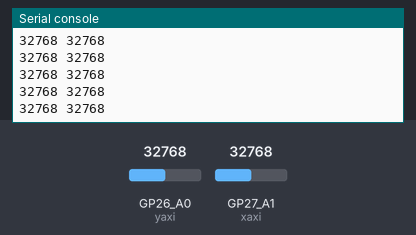
Simulated run of this program. Board: Raspberry Pi Pico running CircuitPython. On the bench: the last lines printed to the serial console. Inputs (shaded band) come from the test bench; at power-on: GP26_A0 (yaxi) = 32768, GP27_A1 (xaxi) = 32768 (analog values on the 0–65535 scale).

Above: at 1.2 s.
1.3 s: GP26_A0 (yaxi) set to 45874
At 2.0 s:
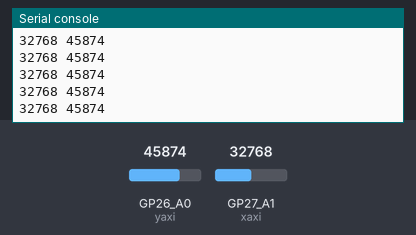
2.8 s: GP27_A1 (xaxi) set to 45874
At 3.8 s:
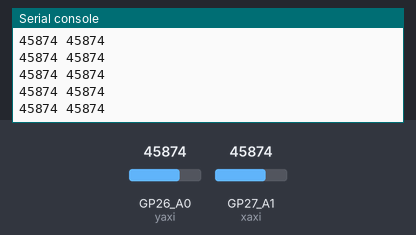
4.3 s: GP26_A0 (yaxi) set to 57670
At 4.8 s:
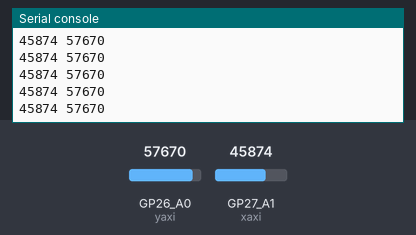
5.8 s: GP27_A1 (xaxi) set to 57670
At 6.4 s:
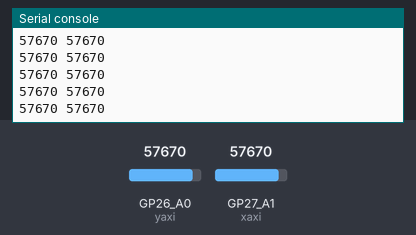
Timing chart, 0 to 8.3 s (numbered marks = the images above; inputs shaded):
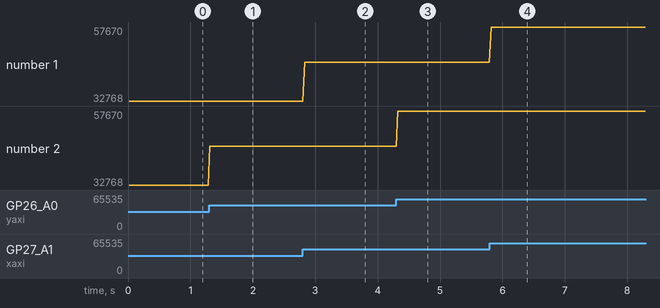

Measured:
- after the input at 1.3 s, the serial console: prints a new line at once (image 1)
- after the input at 2.8 s, the serial console: prints a new line at once (image 2)
- after the input at 4.3 s, the serial console: prints a new line at once (image 3)
- after the input at 5.8 s, the serial console: prints a new line at once (image 4)
- plotted number 2: 32768 → 45874 after the input at 1.3 s, 45874 → 57670 after the input at 4.3 s

The program:

analog_reading.py
```python
import board
import analogio
import time

start_time = time.monotonic()

yaxi = analogio.AnalogIn(board.GP26_A0)
xaxi = analogio.AnalogIn(board.GP27_A1)


# readings = 0
#
# while True:
#         x = xaxi.value
#         y = yaxi.value
#         elapsed_time = time.monotonic() - start_time
#         elapsed_time_format = "{:.2f}".format(elapsed_time)
#         readings += 1
#         readingsWanted = 1000
#         if(readings == readingsWanted):
#             print("{} sek - x: {}, y: {}, Readings done: {}".format(elapsed_time_format, x, y,readings))


center_x = 32768
center_y = 32768
dead_zone = 650

while True:
    x_list = []
    y_list = []
    for i in range(200):
        x_list.append(xaxi.value)
        #x_list.append(65536 - xaxi.value)   #inverted - if Joystick is attached upside down
    for i in range(200):
        y_list.append(yaxi.value)
        #y_list.append(65536 - yaxi.value)   #inverted - if Joystick is attached upside down
    x_list.sort()
    y_list.sort()
    x = x_list[100]
    y = y_list[100]
    if abs(x - center_x) < dead_zone:
        x = center_x
    if abs(y - center_y) < dead_zone:
        y = center_y
    print(x,y)     #Debugging print
    time.sleep(0.01)
```
